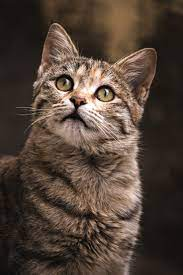
#> input picture OpenCV Course/images/1.jpeg, 183 x 275 px, found by its file name
$ python thresholding.py
#> lines starting #> are read from the running program, lines starting #| are printed output that depends on the picture; after the words box and inside, x2 and y2 are one past the last pixel; in counts of white or black regions, pixels touching at a corner belong together
import cv2 as cv
PATH_IMG = "C:/Users/lenovo/Desktop/VSCode/cv_course/images/"
PATH_VID = "C:/Users/lenovo/Desktop/VSCode/cv_course/videos/"

img = cv.imread(PATH_IMG+"1.jpeg")
#> img is the input picture: shape (275, 183, 3); mean B, G, R 55.8, 66.1, 81.6
cv.imshow("Line",img)

"""Thresholding is Binarization of an Image"""
gray = cv.cvtColor(img,cv.COLOR_BGR2GRAY)
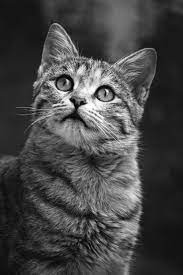
#> gray: shape (275, 183); min 0, max 255, mean 69.6

#! Simple Thresholding
threhold , thresh = cv.threshold(gray , 150 , 255 , cv.THRESH_BINARY)
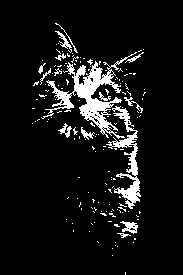
#> thresh: shape (275, 183); 8.3% white; 157 white regions (142 under 20 px), largest, box (x1, y1, x2, y2) and area: (41, 52, 137, 139) 1968, (106, 106, 141, 209) 1002, (120, 221, 138, 234) 124
cv.imshow("Simple Thresholded" , thresh)

threhold , thresh_inv = cv.threshold(gray , 150 , 255 , cv.THRESH_BINARY_INV)
cv.imshow("Simple Thresholded Inverse" , thresh_inv)

#! Adaptive Thresholding
adaptive_thresh = cv.adaptiveThreshold(gray , 255 , cv.ADAPTIVE_THRESH_MEAN_C , cv.THRESH_BINARY , 11 , 3)
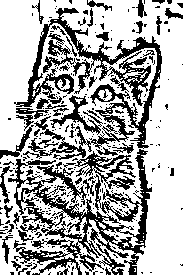
#> adaptive_thresh: shape (275, 183); 67.7% white; 293 black regions (242 under 20 px), largest, box (x1, y1, x2, y2) and area: (8, 149, 152, 275) 5695, (14, 8, 162, 160) 5620, (75, 151, 136, 190) 806
cv.imshow("Adaptive Thresholded" , adaptive_thresh)

adaptive_thresh_inv = cv.adaptiveThreshold(gray , 255 , cv.ADAPTIVE_THRESH_MEAN_C , cv.THRESH_BINARY_INV , 11 , 3)
cv.imshow("Adaptive Thresholded Inverse" , adaptive_thresh_inv)

cv.waitKey(0)

$ run again, with OpenCV Course/images/2.jpeg copied over OpenCV Course/images/1.jpeg
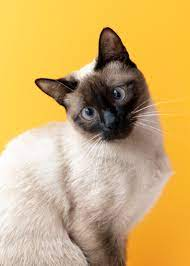
#> input picture OpenCV Course/images/2.jpeg, 190 x 266 px, found by its file name
#> img is the input picture: shape (266, 190, 3); mean B, G, R 108.7, 174.2, 208.4
#> `threhold , thresh = cv.threshold(gray , 150 , 255 , cv.THRESH_BINARY)`:
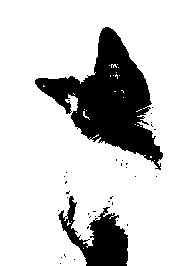
#> thresh: shape (266, 190); 80.7% white; 35 black regions (33 under 20 px), largest, box (x1, y1, x2, y2) and area: (35, 27, 163, 170) 7390, (58, 196, 128, 266) 2276
#> `adaptive_thresh = cv.adaptiveThreshold(gray , 255 , cv.ADAPTIVE_THRESH..`:
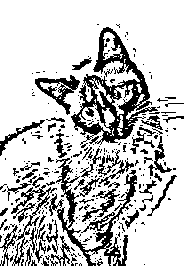
#> adaptive_thresh: shape (266, 190); 77.8% white; 292 black regions (235 under 20 px), largest, box (x1, y1, x2, y2) and area: (71, 27, 158, 145) 3230, (56, 158, 137, 266) 1837, (35, 75, 80, 115) 593

$ run again, with OpenCV Course/images/3.jpeg copied over OpenCV Course/images/1.jpeg
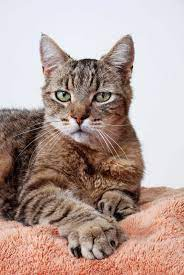
#> input picture OpenCV Course/images/3.jpeg, 184 x 275 px, found by its file name
#> img is the input picture: shape (275, 184, 3); mean B, G, R 152.3, 159, 181.1
#> `threhold , thresh = cv.threshold(gray , 150 , 255 , cv.THRESH_BINARY)`:
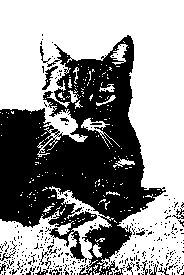
#> thresh: shape (275, 184); 59.1% white; 331 black regions (311 under 20 px), largest, box (x1, y1, x2, y2) and area: (0, 35, 166, 275) 19152, (42, 66, 58, 90) 113, (172, 208, 184, 219) 46
#> `adaptive_thresh = cv.adaptiveThreshold(gray , 255 , cv.ADAPTIVE_THRESH..`:
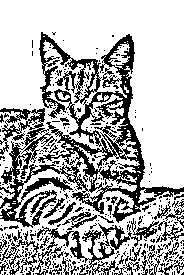
#> adaptive_thresh: shape (275, 184); 70.5% white; 356 black regions (317 under 20 px), largest, box (x1, y1, x2, y2) and area: (0, 32, 184, 228) 9670, (37, 218, 159, 275) 1411, (0, 230, 64, 275) 505

$ run again, with OpenCV Course/images/5.jpeg copied over OpenCV Course/images/1.jpeg
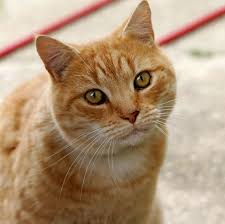
#> input picture OpenCV Course/images/5.jpeg, 225 x 224 px, found by its file name
#> img is the input picture: shape (224, 225, 3); mean B, G, R 120.8, 148.9, 175.9
#> `threhold , thresh = cv.threshold(gray , 150 , 255 , cv.THRESH_BINARY)`:
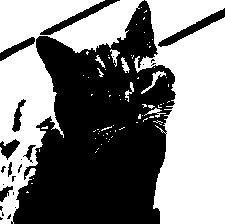
#> thresh: shape (224, 225); 51.1% white; 24 black regions (15 under 20 px), largest, box (x1, y1, x2, y2) and area: (11, 0, 176, 224) 22617, (158, 8, 225, 47) 553, (40, 0, 120, 35) 513
#> `adaptive_thresh = cv.adaptiveThreshold(gray , 255 , cv.ADAPTIVE_THRESH..`:
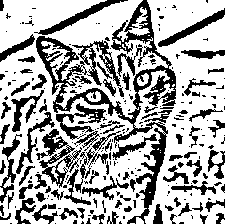
#> adaptive_thresh: shape (224, 225); 67.1% white; 251 black regions (165 under 20 px), largest, box (x1, y1, x2, y2) and area: (36, 0, 176, 224) 5498, (36, 129, 82, 188) 890, (56, 103, 107, 140) 608
